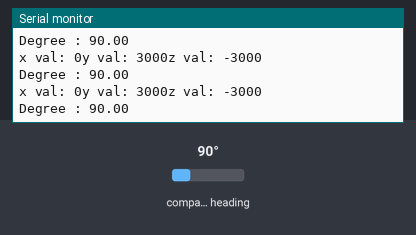
Bench run of a sketch on a simulated Arduino Uno, built with avr-gcc and run on an emulated ATmega328P. Parts: the last lines printed to the serial monitor. Wiring (inferred from the names in the program): QMC5883L compass at I2C address 0x0D. Inputs (shaded band) come from the test bench; at power-on: compass heading 90°.

Above: at 1.2 s.
1.3 s: compass heading set to 7°
At 1.74 s:
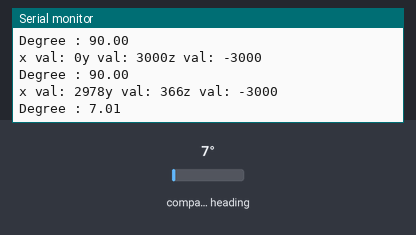
2.8 s: compass heading set to 180°
At 2.95 s:
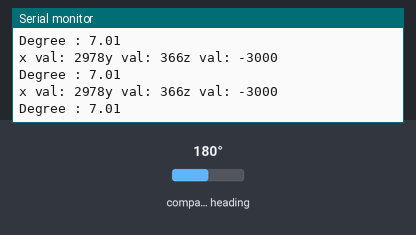
4.3 s: compass heading set to 269°
At 4.46 s:
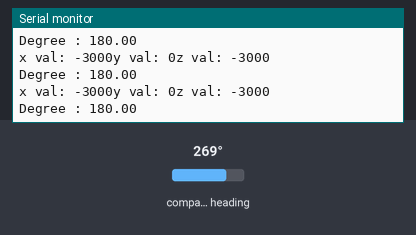
Timing chart, 0 to 7.3 s (numbered marks = the images above; inputs shaded):
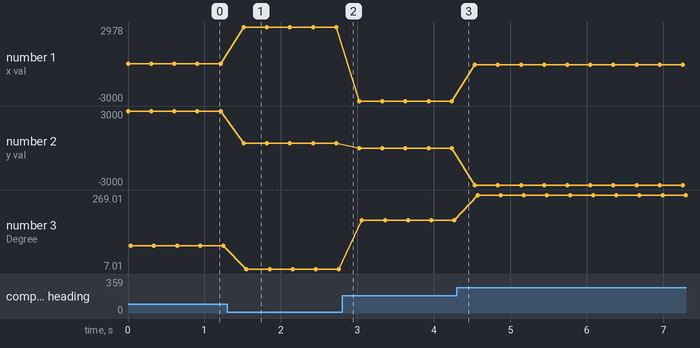

Measured:
- after the input at 1.3 s, the serial monitor: prints a new line after 0.21 s (image 1)
- plotted number 1: 0 → 2978 after the input at 1.3 s, -3000 → -52 after the input at 4.3 s
- plotted number 2: 3000 → 366 after the input at 1.3 s
- plotted number 3: 90 → 7.01 after the input at 1.3 s, 7.01 → 180 after the input at 2.8 s, 180 → 269.01 after the input at 4.3 s

The sketch:

GY273.ino
```cpp
#include <Wire.h>

int Xaxis = 0; //Signed 16 bit integer for X-axis value
int Yaxis = 0; //Signed 16 bit integer for Y-axis value
int Zaxis = 0; //Signed 16 bit integer for Z-axis value
uint8_t MSBnum = 0; //Used when reading 8-bit registers
uint8_t LSBnum = 0; //Used when reading 8-bit registers

float heading = 0.0;

#define addr 0x0D  //Default address of the QMC5883L chip (or DA 5883 as written on the GY-273 breakout board)

void setup()
{
  Serial.begin(9600);

  //Setup GY273  - How to detect if it's not present?
  Wire.begin();

  //Register 0x0Ah is Soft Reset, Roll Pointer and Interupt Enable.  None of this is required here so set to 0.
  //Bits are:
  //      7               6               5        4        3        2       1            0
  // Soft Reset    pointer roll-over     n/a      n/a      n/a      n/a     n/a    Interupt Enable

  Wire.beginTransmission(addr); //open communication with GY273
  Wire.write(0x0A); //select Status register 0A
  Wire.write(0x00); //set as required (likely always 00h)
  Wire.endTransmission();


  //Register 0x0Bh is Set/Reset Period.  Datasheet recommends setting this to 01h without explanation
  Wire.beginTransmission(addr); //open communication with GY273
  Wire.write(0x0B); //select Set/Reset period register 0B
  Wire.write(0x01); //Recommended for Set/Reset Period by datasheet
  Wire.endTransmission();


  //Register 0x09h is the most important. The byte sets Over Sample Rate (OSR), Range(RNG), Output Data Rate (ODR) and the Mode
  //Eah setting is 2 bits and the values are as follows:
  //
  //        OSR     RNG     ODR       Mode
  //00      512     2G      10Hz      Standby
  //01      256     8G      50Hz      Continuous
  //10      128     n/a     100Hz     n/a
  //11      64      n/a     200Hz     n/a
  //
  //So, for 128 over sample, 8G range, 50Hz output rate and continuous mode
  //the binary number would be 10 01 01 01 = 95 in hex (and 149 in decimal)
  //
  //or for 256 over samplr rate, 2G range, 10Hz data rate and continuous mode
  //the binary number would be 01 00 00 01 = 41 in hex (and 65 in decimal)
  //Set register 09h to whatever hex value you calculate for your desired settings

  Wire.beginTransmission(addr); //open communication with GY273
  Wire.write(0x09); //select status register 09
  Wire.write(0x41); //this is the hex value you calculated above based on your required settings
  Wire.endTransmission();
}

//thats it!  Now get the X-axis, Y-axis and Z-axis values and output to serial port
void loop()
{
  Wire.beginTransmission(addr); //Open a channel to the QMC5883L
  Wire.write(0x00); //select register 0, which is the X-axis MSB register
  Wire.endTransmission();
  Wire.requestFrom(addr, 6); //Read data from each axis, 2 registers per axis, 6 bytes in total
  while (Wire.available())
  {
    //Get X-Axis value
    LSBnum = Wire.read() ; //X-axis LSB byte
    MSBnum = Wire.read() ; //X-axis MSB byte
    Xaxis = (MSBnum << 8) + (LSBnum) ;
    Serial.print("x val: "); Serial.print(Xaxis);

    //Get Y-Axis value
    LSBnum = Wire.read() ; //Y-axis LSB byte
    MSBnum = Wire.read() ; //Y-axis MSB byte
    Yaxis = (MSBnum << 8) + (LSBnum) ;
    Serial.print("y val: "); Serial.print(Yaxis);

    //Get Z-Axis value
    LSBnum = Wire.read() ; //Z-axis LSB byte
    MSBnum = Wire.read() ; //Z-axis MSB byte
    Zaxis = (MSBnum << 8) + (LSBnum) ;
    Serial.print("z val: "); Serial.println(Zaxis);

    heading = atan2(Yaxis, Xaxis);
    if (heading < 0)
      heading += 2 * PI;

    // Check for wrap due to addition of declination.
    if (heading > 2 * PI)
      heading -= 2 * PI;

    // Convert radians to degrees for readability.
    float headingDegrees = heading * 180 / M_PI;
    Serial.print("Degree : "); Serial.println(headingDegrees);
  }
  //X, Y and Z are values are between -32768 and 32767
 /*Serial.write(27);       // ESC command
  Serial.print("[2J");    // clear screen command
  Serial.write(27);
  Serial.print("[H");  */
  delay(300);  //not required but skow it down as much as you need.
}
```
